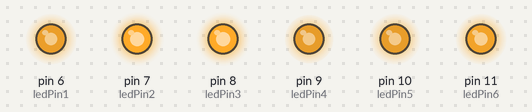
A sketch run on a simulated Arduino Uno, built with avr-gcc and run on an emulated ATmega328P. On the bench: output pins drawn as LEDs (lit = HIGH). Random numbers use the default seed unless the sketch sets one.

Above: at 0.3 s.
At 3.97 s:
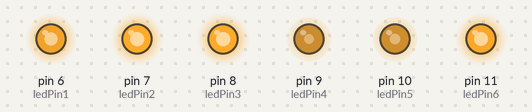
At 12.07 s:
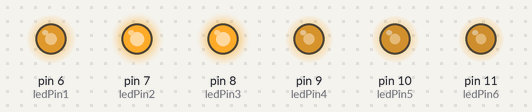
At 19.27 s:
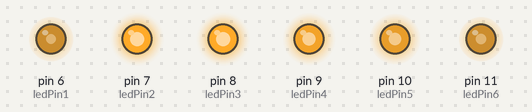
At 27.73 s:
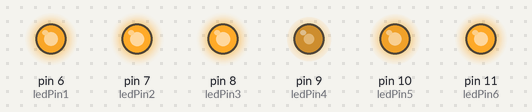
At 38.91 s:
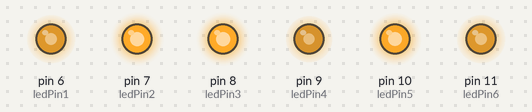
Timing chart, 0 to 40.0 s (numbered marks = the images above):
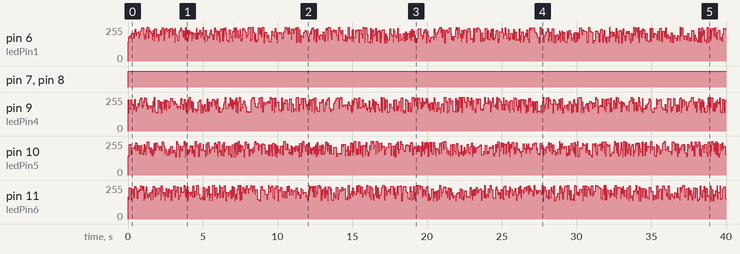

The sketch:

sequencia.ino
```cpp
//Sequencia de LEDs
int ledPin1 = 6;

int ledPin2 = 7;

int ledPin3 = 8;

int ledPin4 = 9;

int ledPin5 = 10;

int ledPin6 = 11;

void setup() {
 pinMode(ledPin1, OUTPUT);

 pinMode(ledPin2, OUTPUT);

 pinMode(ledPin3, OUTPUT);

 pinMode(ledPin4, OUTPUT);

 pinMode(ledPin5, OUTPUT);

 pinMode(ledPin6, OUTPUT);
}

void loop() {
 analogWrite(ledPin1, random(120)+136);

 analogWrite(ledPin2, random(120)+136);

 analogWrite(ledPin3, random(120)+136);

 analogWrite(ledPin4, random(120)+136);

 analogWrite(ledPin5, random(120)+136);

 analogWrite(ledPin6, random(120)+136);

 delay(random(100));
}
```

Measured:
- by itself, pin 7 (ledPin2), pin 8 (ledPin3): LOW → HIGH at 0.00 s
